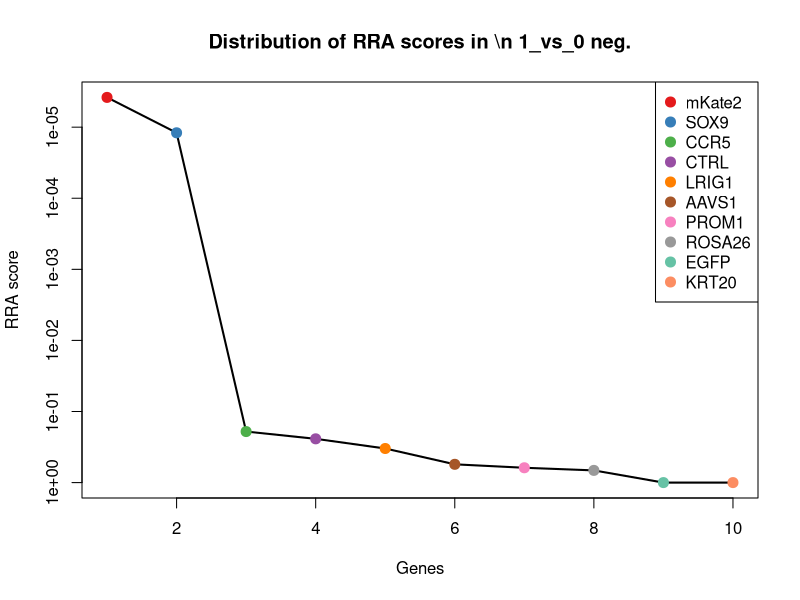
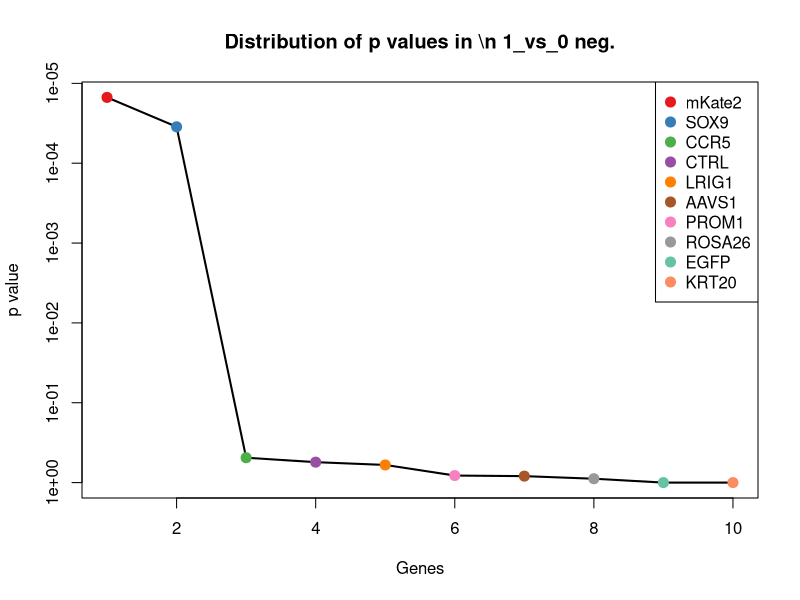
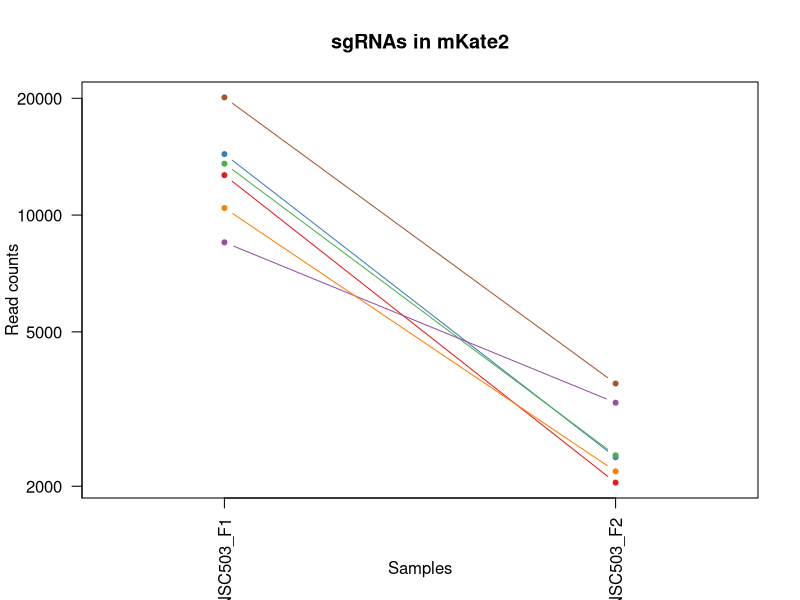
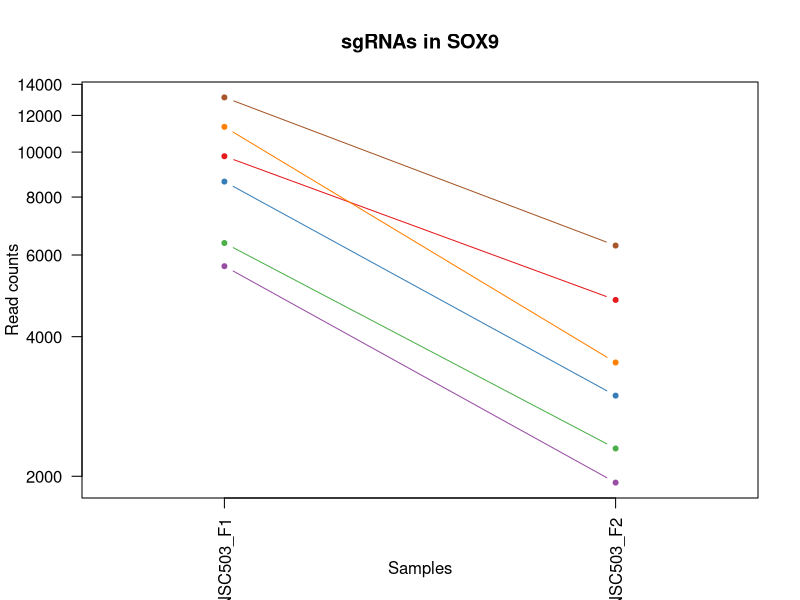
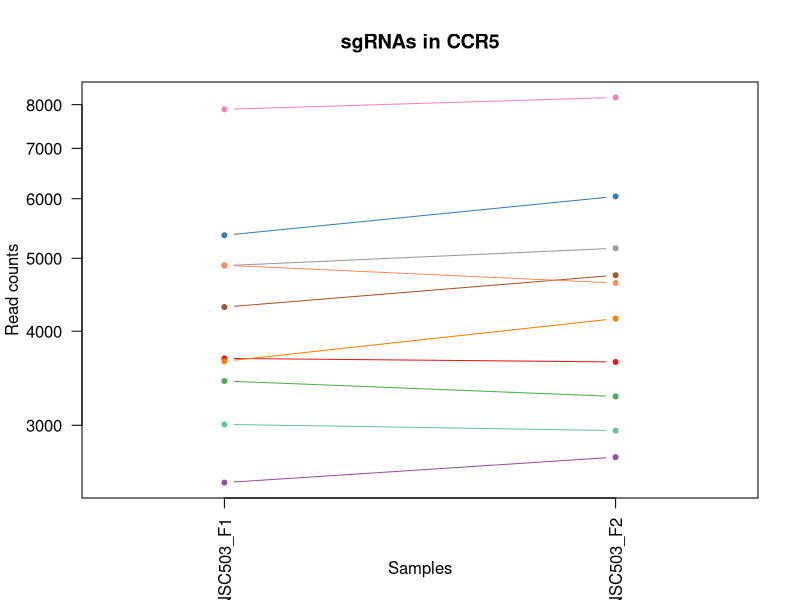
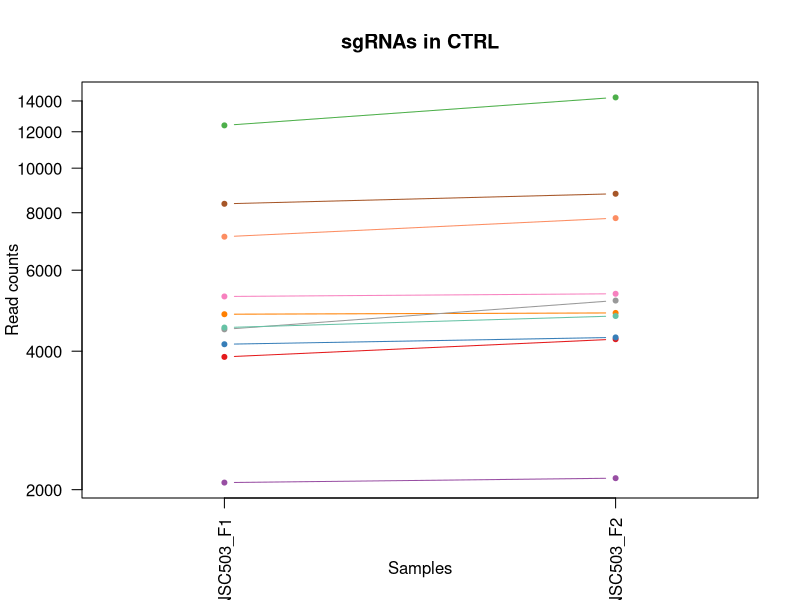
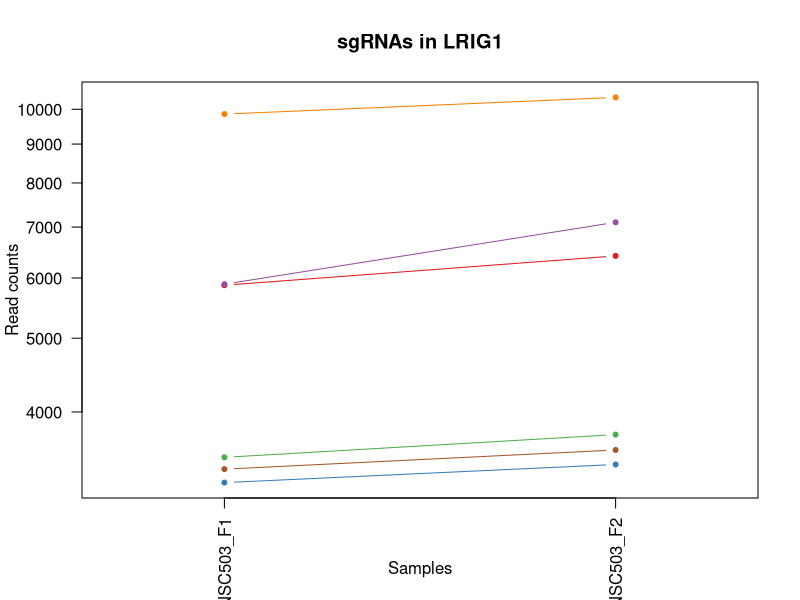
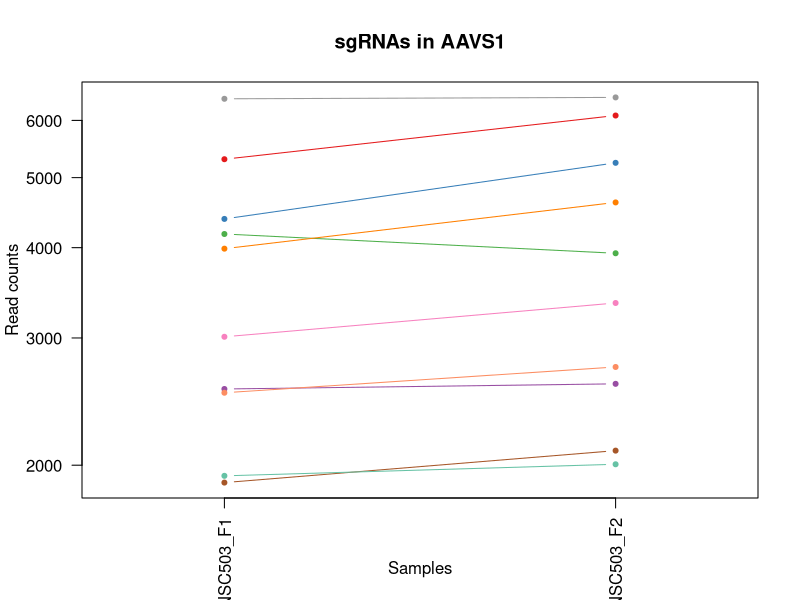

Recreate these plots in R, in order. (Note: this script raises an error after producing the figures.)
pdf(file='S3A_c0_t1.pdf',width=4.5,height=4.5);
gstable=read.table('S3A_c0_t1.gene_summary.txt',header=T)
# 
#
# parameters
# Do not modify the variables beginning with "__"

# gstablename='__GENE_SUMMARY_FILE__'
startindex=3
# outputfile='__OUTPUT_FILE__'
targetgenelist=c("mKate2","SOX9","CCR5","CTRL","LRIG1","AAVS1","PROM1","ROSA26","EGFP","KRT20")
# samplelabel=sub('.\\w+.\\w+$','',colnames(gstable)[startindex]);
samplelabel='1_vs_0 neg.'


# You need to write some codes in front of this code:
# gstable=read.table(gstablename,header=T)
# pdf(file=outputfile,width=6,height=6)


# set up color using RColorBrewer
#library(RColorBrewer)
#colors <- brewer.pal(length(targetgenelist), "Set1")

colors=c( "#E41A1C", "#377EB8", "#4DAF4A", "#984EA3", "#FF7F00",  "#A65628", "#F781BF",
          "#999999", "#66C2A5", "#FC8D62", "#8DA0CB", "#E78AC3", "#A6D854", "#FFD92F", "#E5C494", "#B3B3B3", 
          "#8DD3C7", "#FFFFB3", "#BEBADA", "#FB8072", "#80B1D3", "#FDB462", "#B3DE69", "#FCCDE5",
          "#D9D9D9", "#BC80BD", "#CCEBC5", "#FFED6F")

######
# function definition

plotrankedvalues<-function(val, tglist, ...){
  
  plot(val,log='y',ylim=c(max(val),min(val)),type='l',lwd=2, ...)
  if(length(tglist)>0){
    for(i in 1:length(tglist)){
      targetgene=tglist[i];
      tx=which(names(val)==targetgene);ty=val[targetgene];
      points(tx,ty,col=colors[(i %% length(colors)) ],cex=2,pch=20)
      # text(tx+50,ty,targetgene,col=colors[i])
    }
    legend('topright',tglist,pch=20,pt.cex = 2,cex=1,col=colors)
  }
}



plotrandvalues<-function(val,targetgenelist, ...){
  # choose the one with the best distance distribution
  
  mindiffvalue=0;
  randval=val;
  for(i in 1:20){
    randval0=sample(val)
    vindex=sort(which(names(randval0) %in% targetgenelist))
    if(max(vindex)>0.9*length(val)){
      # print('pass...')
      next;
    }
    mindiffind=min(diff(vindex));
    if (mindiffind > mindiffvalue){
      mindiffvalue=mindiffind;
      randval=randval0;
      # print(paste('Diff: ',mindiffvalue))
    }
  }
  plot(randval,log='y',ylim=c(max(randval),min(randval)),pch=20,col='grey', ...)
  
  if(length(targetgenelist)>0){
    for(i in 1:length(targetgenelist)){
      targetgene=targetgenelist[i];
      tx=which(names(randval)==targetgene);ty=randval[targetgene];
      points(tx,ty,col=colors[(i %% length(colors)) ],cex=2,pch=20)
      text(tx+50,ty,targetgene,col=colors[i])
    }
  }
  
}




# set.seed(1235)



pvec=gstable[,startindex]
names(pvec)=gstable[,'id']
pvec=sort(pvec);

plotrankedvalues(pvec,targetgenelist,xlab='Genes',ylab='RRA score',main=paste('Distribution of RRA scores in \\n',samplelabel))

# plotrandvalues(pvec,targetgenelist,xlab='Genes',ylab='RRA score',main=paste('Distribution of RRA scores in \\n',samplelabel))


pvec=gstable[,startindex+1]
names(pvec)=gstable[,'id']
pvec=sort(pvec);

plotrankedvalues(pvec,targetgenelist,xlab='Genes',ylab='p value',main=paste('Distribution of p values in \\n',samplelabel))

# plotrandvalues(pvec,targetgenelist,xlab='Genes',ylab='p value',main=paste('Distribution of p values in \\n',samplelabel))



# you need to write after this code:
# dev.off()






# parameters
# Do not modify the variables beginning with "__"
targetmat=list(c(12674.525186254374,2043.0724278338128),c(14358.901450216903,2375.536031999497),c(13569.248526468553,2402.467441275488),c(8505.287732883458,3282.8459238147857),c(10427.968034191168,2184.230159211422),c(20104.195150575266,3678.4590393862422))
targetgene="mKate2"
collabel=c("S17_MNSC503_F1","S18_MNSC503_F2")

# set up color using RColorBrewer
#library(RColorBrewer)
#colors <- brewer.pal(length(targetgenelist), "Set1")

colors=c( "#E41A1C", "#377EB8", "#4DAF4A", "#984EA3", "#FF7F00",  "#A65628", "#F781BF",
          "#999999", "#66C2A5", "#FC8D62", "#8DA0CB", "#E78AC3", "#A6D854", "#FFD92F", "#E5C494", "#B3B3B3", 
          "#8DD3C7", "#FFFFB3", "#BEBADA", "#FB8072", "#80B1D3", "#FDB462", "#B3DE69", "#FCCDE5",
          "#D9D9D9", "#BC80BD", "#CCEBC5", "#FFED6F")


## code

targetmatvec=unlist(targetmat)+1
yrange=range(targetmatvec[targetmatvec>0]);
# yrange[1]=1; # set the minimum value to 1
for(i in 1:length(targetmat)){
  vali=targetmat[[i]]+1;
  if(i==1){
    plot(1:length(vali),vali,type='b',las=1,pch=20,main=paste('sgRNAs in',targetgene),ylab='Read counts',xlab='Samples',xlim=c(0.7,length(vali)+0.3),ylim = yrange,col=colors[(i %% length(colors))],xaxt='n',log='y')
    axis(1,at=1:length(vali),labels=(collabel),las=2)
    # lines(0:100,rep(1,101),col='black');
  }else{
    lines(1:length(vali),vali,type='b',pch=20,col=colors[(i %% length(colors))])
  }
}




# parameters
# Do not modify the variables beginning with "__"
targetmat=list(c(9796.462335226439,4799.362866838702),c(8637.438153593059,2983.8144139227456),c(6367.050597795334,2294.741804171523),c(5674.885689324558,1937.2041293006062),c(11334.606576272607,3517.799253015674),c(13119.720456021962,6287.091062015869))
targetgene="SOX9"
collabel=c("S17_MNSC503_F1","S18_MNSC503_F2")

# set up color using RColorBrewer
#library(RColorBrewer)
#colors <- brewer.pal(length(targetgenelist), "Set1")

colors=c( "#E41A1C", "#377EB8", "#4DAF4A", "#984EA3", "#FF7F00",  "#A65628", "#F781BF",
          "#999999", "#66C2A5", "#FC8D62", "#8DA0CB", "#E78AC3", "#A6D854", "#FFD92F", "#E5C494", "#B3B3B3", 
          "#8DD3C7", "#FFFFB3", "#BEBADA", "#FB8072", "#80B1D3", "#FDB462", "#B3DE69", "#FCCDE5",
          "#D9D9D9", "#BC80BD", "#CCEBC5", "#FFED6F")


## code

targetmatvec=unlist(targetmat)+1
yrange=range(targetmatvec[targetmatvec>0]);
# yrange[1]=1; # set the minimum value to 1
for(i in 1:length(targetmat)){
  vali=targetmat[[i]]+1;
  if(i==1){
    plot(1:length(vali),vali,type='b',las=1,pch=20,main=paste('sgRNAs in',targetgene),ylab='Read counts',xlab='Samples',xlim=c(0.7,length(vali)+0.3),ylim = yrange,col=colors[(i %% length(colors))],xaxt='n',log='y')
    axis(1,at=1:length(vali),labels=(collabel),las=2)
    # lines(0:100,rep(1,101),col='black');
  }else{
    lines(1:length(vali),vali,type='b',pch=20,col=colors[(i %% length(colors))])
  }
}




# parameters
# Do not modify the variables beginning with "__"
targetmat=list(c(3679.630976643544,3640.383598685703),c(5364.007240606073,6040.993701390433),c(3433.744538110107,3275.416569531754),c(2516.2739943311603,2720.0723368751082),c(3648.21817172077,4156.72372135643),c(4305.720674759519,4746.428717572099),c(7885.697235785988,8178.7903963329045),c(4887.399165915711,5155.043203138862),c(3006.963671228283,2950.3823196491016),c(4893.898366934216,4634.988403326618))
targetgene="CCR5"
collabel=c("S17_MNSC503_F1","S18_MNSC503_F2")

# set up color using RColorBrewer
#library(RColorBrewer)
#colors <- brewer.pal(length(targetgenelist), "Set1")

colors=c( "#E41A1C", "#377EB8", "#4DAF4A", "#984EA3", "#FF7F00",  "#A65628", "#F781BF",
          "#999999", "#66C2A5", "#FC8D62", "#8DA0CB", "#E78AC3", "#A6D854", "#FFD92F", "#E5C494", "#B3B3B3", 
          "#8DD3C7", "#FFFFB3", "#BEBADA", "#FB8072", "#80B1D3", "#FDB462", "#B3DE69", "#FCCDE5",
          "#D9D9D9", "#BC80BD", "#CCEBC5", "#FFED6F")


## code

targetmatvec=unlist(targetmat)+1
yrange=range(targetmatvec[targetmatvec>0]);
# yrange[1]=1; # set the minimum value to 1
for(i in 1:length(targetmat)){
  vali=targetmat[[i]]+1;
  if(i==1){
    plot(1:length(vali),vali,type='b',las=1,pch=20,main=paste('sgRNAs in',targetgene),ylab='Read counts',xlab='Samples',xlim=c(0.7,length(vali)+0.3),ylim = yrange,col=colors[(i %% length(colors))],xaxt='n',log='y')
    axis(1,at=1:length(vali),labels=(collabel),las=2)
    # lines(0:100,rep(1,101),col='black');
  }else{
    lines(1:length(vali),vali,type='b',pch=20,col=colors[(i %% length(colors))])
  }
}




# parameters
# Do not modify the variables beginning with "__"
targetmat=list(c(3886.522209065951,4246.804642038193),c(4141.074248957394,4284.880082738733),c(12388.560341440156,14250.430184140845),c(2071.0787245635725,2117.3659706641333),c(4812.658354202904,4843.938992536894),c(8365.554910985602,8796.355471109944),c(5260.0200243099935,5331.490367360872),c(4461.7014992036375,5153.185864568103),c(4501.779905484418,4769.645449706574),c(7094.961111867887,7785.963288617585))
targetgene="CTRL"
collabel=c("S17_MNSC503_F1","S18_MNSC503_F2")

# set up color using RColorBrewer
#library(RColorBrewer)
#colors <- brewer.pal(length(targetgenelist), "Set1")

colors=c( "#E41A1C", "#377EB8", "#4DAF4A", "#984EA3", "#FF7F00",  "#A65628", "#F781BF",
          "#999999", "#66C2A5", "#FC8D62", "#8DA0CB", "#E78AC3", "#A6D854", "#FFD92F", "#E5C494", "#B3B3B3", 
          "#8DD3C7", "#FFFFB3", "#BEBADA", "#FB8072", "#80B1D3", "#FDB462", "#B3DE69", "#FCCDE5",
          "#D9D9D9", "#BC80BD", "#CCEBC5", "#FFED6F")


## code

targetmatvec=unlist(targetmat)+1
yrange=range(targetmatvec[targetmatvec>0]);
# yrange[1]=1; # set the minimum value to 1
for(i in 1:length(targetmat)){
  vali=targetmat[[i]]+1;
  if(i==1){
    plot(1:length(vali),vali,type='b',las=1,pch=20,main=paste('sgRNAs in',targetgene),ylab='Read counts',xlab='Samples',xlim=c(0.7,length(vali)+0.3),ylim = yrange,col=colors[(i %% length(colors))],xaxt='n',log='y')
    axis(1,at=1:length(vali),labels=(collabel),las=2)
    # lines(0:100,rep(1,101),col='black');
  }else{
    lines(1:length(vali),vali,type='b',pch=20,col=colors[(i %% length(colors))])
  }
}




# parameters
# Do not modify the variables beginning with "__"
targetmat=list(c(5869.8617198797065,6414.318754112794),c(3229.0197060272017,3411.0022851970884),c(3485.7381462581466,3734.1791965089824),c(5888.276122765471,7100.605356007879),c(9853.871944223232,10363.949224829705),c(3363.336527076304,3564.2327172846244))
targetgene="LRIG1"
collabel=c("S17_MNSC503_F1","S18_MNSC503_F2")

# set up color using RColorBrewer
#library(RColorBrewer)
#colors <- brewer.pal(length(targetgenelist), "Set1")

colors=c( "#E41A1C", "#377EB8", "#4DAF4A", "#984EA3", "#FF7F00",  "#A65628", "#F781BF",
          "#999999", "#66C2A5", "#FC8D62", "#8DA0CB", "#E78AC3", "#A6D854", "#FFD92F", "#E5C494", "#B3B3B3", 
          "#8DD3C7", "#FFFFB3", "#BEBADA", "#FB8072", "#80B1D3", "#FDB462", "#B3DE69", "#FCCDE5",
          "#D9D9D9", "#BC80BD", "#CCEBC5", "#FFED6F")


## code

targetmatvec=unlist(targetmat)+1
yrange=range(targetmatvec[targetmatvec>0]);
# yrange[1]=1; # set the minimum value to 1
for(i in 1:length(targetmat)){
  vali=targetmat[[i]]+1;
  if(i==1){
    plot(1:length(vali),vali,type='b',las=1,pch=20,main=paste('sgRNAs in',targetgene),ylab='Read counts',xlab='Samples',xlim=c(0.7,length(vali)+0.3),ylim = yrange,col=colors[(i %% length(colors))],xaxt='n',log='y')
    axis(1,at=1:length(vali),labels=(collabel),las=2)
    # lines(0:100,rep(1,101),col='black');
  }else{
    lines(1:length(vali),vali,type='b',pch=20,col=colors[(i %% length(colors))])
  }
}




# parameters
# Do not modify the variables beginning with "__"
targetmat=list(c(5301.181630760525,6092.999181371657),c(4382.627886811828,5240.48077739373),c(4176.819854559171,3928.2710771531947),c(2548.769999423685,2590.987306207426),c(3986.1766246830266,4619.201025475175),c(1891.267496384936,2094.1492385296583),c(3010.2132717375357,3352.496120218211),c(6426.6266071316295,6455.1802026694695),c(1932.4291028354673,2004.9969871332737),c(2518.440394670662,2734.002376155793))
targetgene="AAVS1"
collabel=c("S17_MNSC503_F1","S18_MNSC503_F2")

# set up color using RColorBrewer
#library(RColorBrewer)
#colors <- brewer.pal(length(targetgenelist), "Set1")

colors=c( "#E41A1C", "#377EB8", "#4DAF4A", "#984EA3", "#FF7F00",  "#A65628", "#F781BF",
          "#999999", "#66C2A5", "#FC8D62", "#8DA0CB", "#E78AC3", "#A6D854", "#FFD92F", "#E5C494", "#B3B3B3", 
          "#8DD3C7", "#FFFFB3", "#BEBADA", "#FB8072", "#80B1D3", "#FDB462", "#B3DE69", "#FCCDE5",
          "#D9D9D9", "#BC80BD", "#CCEBC5", "#FFED6F")


## code

targetmatvec=unlist(targetmat)+1
yrange=range(targetmatvec[targetmatvec>0]);
# yrange[1]=1; # set the minimum value to 1
for(i in 1:length(targetmat)){
  vali=targetmat[[i]]+1;
  if(i==1){
    plot(1:length(vali),vali,type='b',las=1,pch=20,main=paste('sgRNAs in',targetgene),ylab='Read counts',xlab='Samples',xlim=c(0.7,length(vali)+0.3),ylim = yrange,col=colors[(i %% length(colors))],xaxt='n',log='y')
    axis(1,at=1:length(vali),labels=(collabel),las=2)
    # lines(0:100,rep(1,101),col='black');
  }else{
    lines(1:length(vali),vali,type='b',pch=20,col=colors[(i %% length(colors))])
  }
}




# parameters
# Do not modify the variables beginning with "__"
targetmat=list(c(4693.506335530314,5027.8155110419375),c(7462.165969413416,7430.282952317426),c(4397.792689188339,5153.185864568103),c(7904.111638671751,8502.895976930178),c(4357.714282907558,4836.509638253862),c(10916.491310748788,11881.394837139002))
targetgene="PROM1"
collabel=c("S17_MNSC503_F1","S18_MNSC503_F2")

# set up color using RColorBrewer
#library(RColorBrewer)
#colors <- brewer.pal(length(targetgenelist), "Set1")

colors=c( "#E41A1C", "#377EB8", "#4DAF4A", "#984EA3", "#FF7F00",  "#A65628", "#F781BF",
          "#999999", "#66C2A5", "#FC8D62", "#8DA0CB", "#E78AC3", "#A6D854", "#FFD92F", "#E5C494", "#B3B3B3", 
          "#8DD3C7", "#FFFFB3", "#BEBADA", "#FB8072", "#80B1D3", "#FDB462", "#B3DE69", "#FCCDE5",
          "#D9D9D9", "#BC80BD", "#CCEBC5", "#FFED6F")


## code

targetmatvec=unlist(targetmat)+1
yrange=range(targetmatvec[targetmatvec>0]);
# yrange[1]=1; # set the minimum value to 1
for(i in 1:length(targetmat)){
  vali=targetmat[[i]]+1;
  if(i==1){
    plot(1:length(vali),vali,type='b',las=1,pch=20,main=paste('sgRNAs in',targetgene),ylab='Read counts',xlab='Samples',xlim=c(0.7,length(vali)+0.3),ylim = yrange,col=colors[(i %% length(colors))],xaxt='n',log='y')
    axis(1,at=1:length(vali),labels=(collabel),las=2)
    # lines(0:100,rep(1,101),col='black');
  }else{
    lines(1:length(vali),vali,type='b',pch=20,col=colors[(i %% length(colors))])
  }
}




# parameters
# Do not modify the variables beginning with "__"
targetmat=list(c(13616.909333937589,15443.770215852866),c(5472.327257581155,6607.481965471627),c(7362.51155379634,8181.576404189042),c(5191.778413615692,6078.140472805593),c(4576.520717197225,4998.098093909809),c(6828.493870109185,7703.311722218853),c(6495.951417995682,6102.2858742254475),c(3917.9350139887247,4394.463058413456),c(1899.9330977429427,1962.2782000058394),c(5034.714389001822,4911.7318503695615))
targetgene="ROSA26"
collabel=c("S17_MNSC503_F1","S18_MNSC503_F2")

# set up color using RColorBrewer
#library(RColorBrewer)
#colors <- brewer.pal(length(targetgenelist), "Set1")

colors=c( "#E41A1C", "#377EB8", "#4DAF4A", "#984EA3", "#FF7F00",  "#A65628", "#F781BF",
          "#999999", "#66C2A5", "#FC8D62", "#8DA0CB", "#E78AC3", "#A6D854", "#FFD92F", "#E5C494", "#B3B3B3", 
          "#8DD3C7", "#FFFFB3", "#BEBADA", "#FB8072", "#80B1D3", "#FDB462", "#B3DE69", "#FCCDE5",
          "#D9D9D9", "#BC80BD", "#CCEBC5", "#FFED6F")


## code

targetmatvec=unlist(targetmat)+1
yrange=range(targetmatvec[targetmatvec>0]);
# yrange[1]=1; # set the minimum value to 1
for(i in 1:length(targetmat)){
  vali=targetmat[[i]]+1;
  if(i==1){
    plot(1:length(vali),vali,type='b',las=1,pch=20,main=paste('sgRNAs in',targetgene),ylab='Read counts',xlab='Samples',xlim=c(0.7,length(vali)+0.3),ylim = yrange,col=colors[(i %% length(colors))],xaxt='n',log='y')
    axis(1,at=1:length(vali),labels=(collabel),las=2)
    # lines(0:100,rep(1,101),col='black');
  }else{
    lines(1:length(vali),vali,type='b',pch=20,col=colors[(i %% length(colors))])
  }
}




# parameters
# Do not modify the variables beginning with "__"
targetmat=list(c(241.55363785443342,7752.531194343941),c(419.19846569356827,9974.836794255902),c(420.2816658633191,5707.60142793937),c(243.72003819393504,5164.3298959926515),c(380.2032595825387,9050.810855303791),c(2587.765205534715,9292.264869502333))
targetgene="EGFP"
collabel=c("S17_MNSC503_F1","S18_MNSC503_F2")

# set up color using RColorBrewer
#library(RColorBrewer)
#colors <- brewer.pal(length(targetgenelist), "Set1")

colors=c( "#E41A1C", "#377EB8", "#4DAF4A", "#984EA3", "#FF7F00",  "#A65628", "#F781BF",
          "#999999", "#66C2A5", "#FC8D62", "#8DA0CB", "#E78AC3", "#A6D854", "#FFD92F", "#E5C494", "#B3B3B3", 
          "#8DD3C7", "#FFFFB3", "#BEBADA", "#FB8072", "#80B1D3", "#FDB462", "#B3DE69", "#FCCDE5",
          "#D9D9D9", "#BC80BD", "#CCEBC5", "#FFED6F")


## code

targetmatvec=unlist(targetmat)+1
yrange=range(targetmatvec[targetmatvec>0]);
# yrange[1]=1; # set the minimum value to 1
for(i in 1:length(targetmat)){
  vali=targetmat[[i]]+1;
  if(i==1){
    plot(1:length(vali),vali,type='b',las=1,pch=20,main=paste('sgRNAs in',targetgene),ylab='Read counts',xlab='Samples',xlim=c(0.7,length(vali)+0.3),ylim = yrange,col=colors[(i %% length(colors))],xaxt='n',log='y')
    axis(1,at=1:length(vali),labels=(collabel),las=2)
    # lines(0:100,rep(1,101),col='black');
  }else{
    lines(1:length(vali),vali,type='b',pch=20,col=colors[(i %% length(colors))])
  }
}




# parameters
# Do not modify the variables beginning with "__"
targetmat=list(c(876.3089373284154,5645.380585818976),c(1426.5746235618333,8408.17170982152),c(837.3137312173858,6661.344784023609),c(539.4336845359096,3200.194357416054),c(1489.400233407381,10258.080926296498),c(865.4769356309072,4598.770301196837))
targetgene="KRT20"
collabel=c("S17_MNSC503_F1","S18_MNSC503_F2")

# set up color using RColorBrewer
#library(RColorBrewer)
#colors <- brewer.pal(length(targetgenelist), "Set1")

colors=c( "#E41A1C", "#377EB8", "#4DAF4A", "#984EA3", "#FF7F00",  "#A65628", "#F781BF",
          "#999999", "#66C2A5", "#FC8D62", "#8DA0CB", "#E78AC3", "#A6D854", "#FFD92F", "#E5C494", "#B3B3B3", 
          "#8DD3C7", "#FFFFB3", "#BEBADA", "#FB8072", "#80B1D3", "#FDB462", "#B3DE69", "#FCCDE5",
          "#D9D9D9", "#BC80BD", "#CCEBC5", "#FFED6F")


## code

targetmatvec=unlist(targetmat)+1
yrange=range(targetmatvec[targetmatvec>0]);
# yrange[1]=1; # set the minimum value to 1
for(i in 1:length(targetmat)){
  vali=targetmat[[i]]+1;
  if(i==1){
    plot(1:length(vali),vali,type='b',las=1,pch=20,main=paste('sgRNAs in',targetgene),ylab='Read counts',xlab='Samples',xlim=c(0.7,length(vali)+0.3),ylim = yrange,col=colors[(i %% length(colors))],xaxt='n',log='y')
    axis(1,at=1:length(vali),labels=(collabel),las=2)
    # lines(0:100,rep(1,101),col='black');
  }else{
    lines(1:length(vali),vali,type='b',pch=20,col=colors[(i %% length(colors))])
  }
}



# 
#
# parameters
# Do not modify the variables beginning with "__"

# gstablename='__GENE_SUMMARY_FILE__'
startindex=9
# outputfile='__OUTPUT_FILE__'
targetgenelist=c("EGFP","KRT20","LRIG1","PROM1","ROSA26","AAVS1","CTRL","CCR5","SOX9","mKate2")
# samplelabel=sub('.\\w+.\\w+$','',colnames(gstable)[startindex]);
samplelabel='1_vs_0 pos.'


# You need to write some codes in front of this code:
# gstable=read.table(gstablename,header=T)
# pdf(file=outputfile,width=6,height=6)


# set up color using RColorBrewer
#library(RColorBrewer)
#colors <- brewer.pal(length(targetgenelist), "Set1")

colors=c( "#E41A1C", "#377EB8", "#4DAF4A", "#984EA3", "#FF7F00",  "#A65628", "#F781BF",
          "#999999", "#66C2A5", "#FC8D62", "#8DA0CB", "#E78AC3", "#A6D854", "#FFD92F", "#E5C494", "#B3B3B3", 
          "#8DD3C7", "#FFFFB3", "#BEBADA", "#FB8072", "#80B1D3", "#FDB462", "#B3DE69", "#FCCDE5",
          "#D9D9D9", "#BC80BD", "#CCEBC5", "#FFED6F")

######
# function definition

plotrankedvalues<-function(val, tglist, ...){
  
  plot(val,log='y',ylim=c(max(val),min(val)),type='l',lwd=2, ...)
  if(length(tglist)>0){
    for(i in 1:length(tglist)){
      targetgene=tglist[i];
      tx=which(names(val)==targetgene);ty=val[targetgene];
      points(tx,ty,col=colors[(i %% length(colors)) ],cex=2,pch=20)
      # text(tx+50,ty,targetgene,col=colors[i])
    }
    legend('topright',tglist,pch=20,pt.cex = 2,cex=1,col=colors)
  }
}



plotrandvalues<-function(val,targetgenelist, ...){
  # choose the one with the best distance distribution
  
  mindiffvalue=0;
  randval=val;
  for(i in 1:20){
    randval0=sample(val)
    vindex=sort(which(names(randval0) %in% targetgenelist))
    if(max(vindex)>0.9*length(val)){
      # print('pass...')
      next;
    }
    mindiffind=min(diff(vindex));
    if (mindiffind > mindiffvalue){
      mindiffvalue=mindiffind;
      randval=randval0;
      # print(paste('Diff: ',mindiffvalue))
    }
  }
  plot(randval,log='y',ylim=c(max(randval),min(randval)),pch=20,col='grey', ...)
  
  if(length(targetgenelist)>0){
    for(i in 1:length(targetgenelist)){
      targetgene=targetgenelist[i];
      tx=which(names(randval)==targetgene);ty=randval[targetgene];
      points(tx,ty,col=colors[(i %% length(colors)) ],cex=2,pch=20)
      text(tx+50,ty,targetgene,col=colors[i])
    }
  }
  
}




# set.seed(1235)



pvec=gstable[,startindex]
names(pvec)=gstable[,'id']
pvec=sort(pvec);

plotrankedvalues(pvec,targetgenelist,xlab='Genes',ylab='RRA score',main=paste('Distribution of RRA scores in \\n',samplelabel))

# plotrandvalues(pvec,targetgenelist,xlab='Genes',ylab='RRA score',main=paste('Distribution of RRA scores in \\n',samplelabel))


pvec=gstable[,startindex+1]
names(pvec)=gstable[,'id']
pvec=sort(pvec);

plotrankedvalues(pvec,targetgenelist,xlab='Genes',ylab='p value',main=paste('Distribution of p values in \\n',samplelabel))

# plotrandvalues(pvec,targetgenelist,xlab='Genes',ylab='p value',main=paste('Distribution of p values in \\n',samplelabel))



# you need to write after this code:
# dev.off()






# parameters
# Do not modify the variables beginning with "__"
targetmat=list(c(241.55363785443342,7752.531194343941),c(419.19846569356827,9974.836794255902),c(420.2816658633191,5707.60142793937),c(243.72003819393504,5164.3298959926515),c(380.2032595825387,9050.810855303791),c(2587.765205534715,9292.264869502333))
targetgene="EGFP"
collabel=c("S17_MNSC503_F1","S18_MNSC503_F2")

# set up color using RColorBrewer
#library(RColorBrewer)
#colors <- brewer.pal(length(targetgenelist), "Set1")

colors=c( "#E41A1C", "#377EB8", "#4DAF4A", "#984EA3", "#FF7F00",  "#A65628", "#F781BF",
          "#999999", "#66C2A5", "#FC8D62", "#8DA0CB", "#E78AC3", "#A6D854", "#FFD92F", "#E5C494", "#B3B3B3", 
          "#8DD3C7", "#FFFFB3", "#BEBADA", "#FB8072", "#80B1D3", "#FDB462", "#B3DE69", "#FCCDE5",
          "#D9D9D9", "#BC80BD", "#CCEBC5", "#FFED6F")


## code

targetmatvec=unlist(targetmat)+1
yrange=range(targetmatvec[targetmatvec>0]);
# yrange[1]=1; # set the minimum value to 1
for(i in 1:length(targetmat)){
  vali=targetmat[[i]]+1;
  if(i==1){
    plot(1:length(vali),vali,type='b',las=1,pch=20,main=paste('sgRNAs in',targetgene),ylab='Read counts',xlab='Samples',xlim=c(0.7,length(vali)+0.3),ylim = yrange,col=colors[(i %% length(colors))],xaxt='n',log='y')
    axis(1,at=1:length(vali),labels=(collabel),las=2)
    # lines(0:100,rep(1,101),col='black');
  }else{
    lines(1:length(vali),vali,type='b',pch=20,col=colors[(i %% length(colors))])
  }
}




# parameters
# Do not modify the variables beginning with "__"
targetmat=list(c(876.3089373284154,5645.380585818976),c(1426.5746235618333,8408.17170982152),c(837.3137312173858,6661.344784023609),c(539.4336845359096,3200.194357416054),c(1489.400233407381,10258.080926296498),c(865.4769356309072,4598.770301196837))
targetgene="KRT20"
collabel=c("S17_MNSC503_F1","S18_MNSC503_F2")

# set up color using RColorBrewer
#library(RColorBrewer)
#colors <- brewer.pal(length(targetgenelist), "Set1")

colors=c( "#E41A1C", "#377EB8", "#4DAF4A", "#984EA3", "#FF7F00",  "#A65628", "#F781BF",
          "#999999", "#66C2A5", "#FC8D62", "#8DA0CB", "#E78AC3", "#A6D854", "#FFD92F", "#E5C494", "#B3B3B3", 
          "#8DD3C7", "#FFFFB3", "#BEBADA", "#FB8072", "#80B1D3", "#FDB462", "#B3DE69", "#FCCDE5",
          "#D9D9D9", "#BC80BD", "#CCEBC5", "#FFED6F")


## code

targetmatvec=unlist(targetmat)+1
yrange=range(targetmatvec[targetmatvec>0]);
# yrange[1]=1; # set the minimum value to 1
for(i in 1:length(targetmat)){
  vali=targetmat[[i]]+1;
  if(i==1){
    plot(1:length(vali),vali,type='b',las=1,pch=20,main=paste('sgRNAs in',targetgene),ylab='Read counts',xlab='Samples',xlim=c(0.7,length(vali)+0.3),ylim = yrange,col=colors[(i %% length(colors))],xaxt='n',log='y')
    axis(1,at=1:length(vali),labels=(collabel),las=2)
    # lines(0:100,rep(1,101),col='black');
  }else{
    lines(1:length(vali),vali,type='b',pch=20,col=colors[(i %% length(colors))])
  }
}




# parameters
# Do not modify the variables beginning with "__"
targetmat=list(c(5869.8617198797065,6414.318754112794),c(3229.0197060272017,3411.0022851970884),c(3485.7381462581466,3734.1791965089824),c(5888.276122765471,7100.605356007879),c(9853.871944223232,10363.949224829705),c(3363.336527076304,3564.2327172846244))
targetgene="LRIG1"
collabel=c("S17_MNSC503_F1","S18_MNSC503_F2")

# set up color using RColorBrewer
#library(RColorBrewer)
#colors <- brewer.pal(length(targetgenelist), "Set1")

colors=c( "#E41A1C", "#377EB8", "#4DAF4A", "#984EA3", "#FF7F00",  "#A65628", "#F781BF",
          "#999999", "#66C2A5", "#FC8D62", "#8DA0CB", "#E78AC3", "#A6D854", "#FFD92F", "#E5C494", "#B3B3B3", 
          "#8DD3C7", "#FFFFB3", "#BEBADA", "#FB8072", "#80B1D3", "#FDB462", "#B3DE69", "#FCCDE5",
          "#D9D9D9", "#BC80BD", "#CCEBC5", "#FFED6F")


## code

targetmatvec=unlist(targetmat)+1
yrange=range(targetmatvec[targetmatvec>0]);
# yrange[1]=1; # set the minimum value to 1
for(i in 1:length(targetmat)){
  vali=targetmat[[i]]+1;
  if(i==1){
    plot(1:length(vali),vali,type='b',las=1,pch=20,main=paste('sgRNAs in',targetgene),ylab='Read counts',xlab='Samples',xlim=c(0.7,length(vali)+0.3),ylim = yrange,col=colors[(i %% length(colors))],xaxt='n',log='y')
    axis(1,at=1:length(vali),labels=(collabel),las=2)
    # lines(0:100,rep(1,101),col='black');
  }else{
    lines(1:length(vali),vali,type='b',pch=20,col=colors[(i %% length(colors))])
  }
}




# parameters
# Do not modify the variables beginning with "__"
targetmat=list(c(4693.506335530314,5027.8155110419375),c(7462.165969413416,7430.282952317426),c(4397.792689188339,5153.185864568103),c(7904.111638671751,8502.895976930178),c(4357.714282907558,4836.509638253862),c(10916.491310748788,11881.394837139002))
targetgene="PROM1"
collabel=c("S17_MNSC503_F1","S18_MNSC503_F2")

# set up color using RColorBrewer
#library(RColorBrewer)
#colors <- brewer.pal(length(targetgenelist), "Set1")

colors=c( "#E41A1C", "#377EB8", "#4DAF4A", "#984EA3", "#FF7F00",  "#A65628", "#F781BF",
          "#999999", "#66C2A5", "#FC8D62", "#8DA0CB", "#E78AC3", "#A6D854", "#FFD92F", "#E5C494", "#B3B3B3", 
          "#8DD3C7", "#FFFFB3", "#BEBADA", "#FB8072", "#80B1D3", "#FDB462", "#B3DE69", "#FCCDE5",
          "#D9D9D9", "#BC80BD", "#CCEBC5", "#FFED6F")


## code

targetmatvec=unlist(targetmat)+1
yrange=range(targetmatvec[targetmatvec>0]);
# yrange[1]=1; # set the minimum value to 1
for(i in 1:length(targetmat)){
  vali=targetmat[[i]]+1;
  if(i==1){
    plot(1:length(vali),vali,type='b',las=1,pch=20,main=paste('sgRNAs in',targetgene),ylab='Read counts',xlab='Samples',xlim=c(0.7,length(vali)+0.3),ylim = yrange,col=colors[(i %% length(colors))],xaxt='n',log='y')
    axis(1,at=1:length(vali),labels=(collabel),las=2)
    # lines(0:100,rep(1,101),col='black');
  }else{
    lines(1:length(vali),vali,type='b',pch=20,col=colors[(i %% length(colors))])
  }
}




# parameters
# Do not modify the variables beginning with "__"
targetmat=list(c(13616.909333937589,15443.770215852866),c(5472.327257581155,6607.481965471627),c(7362.51155379634,8181.576404189042),c(5191.778413615692,6078.140472805593),c(4576.520717197225,4998.098093909809),c(6828.493870109185,7703.311722218853),c(6495.951417995682,6102.2858742254475),c(3917.9350139887247,4394.463058413456),c(1899.9330977429427,1962.2782000058394),c(5034.714389001822,4911.7318503695615))
targetgene="ROSA26"
collabel=c("S17_MNSC503_F1","S18_MNSC503_F2")

# set up color using RColorBrewer
#library(RColorBrewer)
#colors <- brewer.pal(length(targetgenelist), "Set1")

colors=c( "#E41A1C", "#377EB8", "#4DAF4A", "#984EA3", "#FF7F00",  "#A65628", "#F781BF",
          "#999999", "#66C2A5", "#FC8D62", "#8DA0CB", "#E78AC3", "#A6D854", "#FFD92F", "#E5C494", "#B3B3B3", 
          "#8DD3C7", "#FFFFB3", "#BEBADA", "#FB8072", "#80B1D3", "#FDB462", "#B3DE69", "#FCCDE5",
          "#D9D9D9", "#BC80BD", "#CCEBC5", "#FFED6F")


## code

targetmatvec=unlist(targetmat)+1
yrange=range(targetmatvec[targetmatvec>0]);
# yrange[1]=1; # set the minimum value to 1
for(i in 1:length(targetmat)){
  vali=targetmat[[i]]+1;
  if(i==1){
    plot(1:length(vali),vali,type='b',las=1,pch=20,main=paste('sgRNAs in',targetgene),ylab='Read counts',xlab='Samples',xlim=c(0.7,length(vali)+0.3),ylim = yrange,col=colors[(i %% length(colors))],xaxt='n',log='y')
    axis(1,at=1:length(vali),labels=(collabel),las=2)
    # lines(0:100,rep(1,101),col='black');
  }else{
    lines(1:length(vali),vali,type='b',pch=20,col=colors[(i %% length(colors))])
  }
}




# parameters
# Do not modify the variables beginning with "__"
targetmat=list(c(5301.181630760525,6092.999181371657),c(4382.627886811828,5240.48077739373),c(4176.819854559171,3928.2710771531947),c(2548.769999423685,2590.987306207426),c(3986.1766246830266,4619.201025475175),c(1891.267496384936,2094.1492385296583),c(3010.2132717375357,3352.496120218211),c(6426.6266071316295,6455.1802026694695),c(1932.4291028354673,2004.9969871332737),c(2518.440394670662,2734.002376155793))
targetgene="AAVS1"
collabel=c("S17_MNSC503_F1","S18_MNSC503_F2")

# set up color using RColorBrewer
#library(RColorBrewer)
#colors <- brewer.pal(length(targetgenelist), "Set1")

colors=c( "#E41A1C", "#377EB8", "#4DAF4A", "#984EA3", "#FF7F00",  "#A65628", "#F781BF",
          "#999999", "#66C2A5", "#FC8D62", "#8DA0CB", "#E78AC3", "#A6D854", "#FFD92F", "#E5C494", "#B3B3B3", 
          "#8DD3C7", "#FFFFB3", "#BEBADA", "#FB8072", "#80B1D3", "#FDB462", "#B3DE69", "#FCCDE5",
          "#D9D9D9", "#BC80BD", "#CCEBC5", "#FFED6F")


## code

targetmatvec=unlist(targetmat)+1
yrange=range(targetmatvec[targetmatvec>0]);
# yrange[1]=1; # set the minimum value to 1
for(i in 1:length(targetmat)){
  vali=targetmat[[i]]+1;
  if(i==1){
    plot(1:length(vali),vali,type='b',las=1,pch=20,main=paste('sgRNAs in',targetgene),ylab='Read counts',xlab='Samples',xlim=c(0.7,length(vali)+0.3),ylim = yrange,col=colors[(i %% length(colors))],xaxt='n',log='y')
    axis(1,at=1:length(vali),labels=(collabel),las=2)
    # lines(0:100,rep(1,101),col='black');
  }else{
    lines(1:length(vali),vali,type='b',pch=20,col=colors[(i %% length(colors))])
  }
}




# parameters
# Do not modify the variables beginning with "__"
targetmat=list(c(3886.522209065951,4246.804642038193),c(4141.074248957394,4284.880082738733),c(12388.560341440156,14250.430184140845),c(2071.0787245635725,2117.3659706641333),c(4812.658354202904,4843.938992536894),c(8365.554910985602,8796.355471109944),c(5260.0200243099935,5331.490367360872),c(4461.7014992036375,5153.185864568103),c(4501.779905484418,4769.645449706574),c(7094.961111867887,7785.963288617585))
targetgene="CTRL"
collabel=c("S17_MNSC503_F1","S18_MNSC503_F2")

# set up color using RColorBrewer
#library(RColorBrewer)
#colors <- brewer.pal(length(targetgenelist), "Set1")

colors=c( "#E41A1C", "#377EB8", "#4DAF4A", "#984EA3", "#FF7F00",  "#A65628", "#F781BF",
          "#999999", "#66C2A5", "#FC8D62", "#8DA0CB", "#E78AC3", "#A6D854", "#FFD92F", "#E5C494", "#B3B3B3", 
          "#8DD3C7", "#FFFFB3", "#BEBADA", "#FB8072", "#80B1D3", "#FDB462", "#B3DE69", "#FCCDE5",
          "#D9D9D9", "#BC80BD", "#CCEBC5", "#FFED6F")


## code

targetmatvec=unlist(targetmat)+1
yrange=range(targetmatvec[targetmatvec>0]);
# yrange[1]=1; # set the minimum value to 1
for(i in 1:length(targetmat)){
  vali=targetmat[[i]]+1;
  if(i==1){
    plot(1:length(vali),vali,type='b',las=1,pch=20,main=paste('sgRNAs in',targetgene),ylab='Read counts',xlab='Samples',xlim=c(0.7,length(vali)+0.3),ylim = yrange,col=colors[(i %% length(colors))],xaxt='n',log='y')
    axis(1,at=1:length(vali),labels=(collabel),las=2)
    # lines(0:100,rep(1,101),col='black');
  }else{
    lines(1:length(vali),vali,type='b',pch=20,col=colors[(i %% length(colors))])
  }
}




# parameters
# Do not modify the variables beginning with "__"
targetmat=list(c(3679.630976643544,3640.383598685703),c(5364.007240606073,6040.993701390433),c(3433.744538110107,3275.416569531754),c(2516.2739943311603,2720.0723368751082),c(3648.21817172077,4156.72372135643),c(4305.720674759519,4746.428717572099),c(7885.697235785988,8178.7903963329045),c(4887.399165915711,5155.043203138862),c(3006.963671228283,2950.3823196491016),c(4893.898366934216,4634.988403326618))
targetgene="CCR5"
collabel=c("S17_MNSC503_F1","S18_MNSC503_F2")

# set up color using RColorBrewer
#library(RColorBrewer)
#colors <- brewer.pal(length(targetgenelist), "Set1")

colors=c( "#E41A1C", "#377EB8", "#4DAF4A", "#984EA3", "#FF7F00",  "#A65628", "#F781BF",
          "#999999", "#66C2A5", "#FC8D62", "#8DA0CB", "#E78AC3", "#A6D854", "#FFD92F", "#E5C494", "#B3B3B3", 
          "#8DD3C7", "#FFFFB3", "#BEBADA", "#FB8072", "#80B1D3", "#FDB462", "#B3DE69", "#FCCDE5",
          "#D9D9D9", "#BC80BD", "#CCEBC5", "#FFED6F")


## code

targetmatvec=unlist(targetmat)+1
yrange=range(targetmatvec[targetmatvec>0]);
# yrange[1]=1; # set the minimum value to 1
for(i in 1:length(targetmat)){
  vali=targetmat[[i]]+1;
  if(i==1){
    plot(1:length(vali),vali,type='b',las=1,pch=20,main=paste('sgRNAs in',targetgene),ylab='Read counts',xlab='Samples',xlim=c(0.7,length(vali)+0.3),ylim = yrange,col=colors[(i %% length(colors))],xaxt='n',log='y')
    axis(1,at=1:length(vali),labels=(collabel),las=2)
    # lines(0:100,rep(1,101),col='black');
  }else{
    lines(1:length(vali),vali,type='b',pch=20,col=colors[(i %% length(colors))])
  }
}




# parameters
# Do not modify the variables beginning with "__"
targetmat=list(c(9796.462335226439,4799.362866838702),c(8637.438153593059,2983.8144139227456),c(6367.050597795334,2294.741804171523),c(5674.885689324558,1937.2041293006062),c(11334.606576272607,3517.799253015674),c(13119.720456021962,6287.091062015869))
targetgene="SOX9"
collabel=c("S17_MNSC503_F1","S18_MNSC503_F2")

# set up color using RColorBrewer
#library(RColorBrewer)
#colors <- brewer.pal(length(targetgenelist), "Set1")

colors=c( "#E41A1C", "#377EB8", "#4DAF4A", "#984EA3", "#FF7F00",  "#A65628", "#F781BF",
          "#999999", "#66C2A5", "#FC8D62", "#8DA0CB", "#E78AC3", "#A6D854", "#FFD92F", "#E5C494", "#B3B3B3", 
          "#8DD3C7", "#FFFFB3", "#BEBADA", "#FB8072", "#80B1D3", "#FDB462", "#B3DE69", "#FCCDE5",
          "#D9D9D9", "#BC80BD", "#CCEBC5", "#FFED6F")


## code

targetmatvec=unlist(targetmat)+1
yrange=range(targetmatvec[targetmatvec>0]);
# yrange[1]=1; # set the minimum value to 1
for(i in 1:length(targetmat)){
  vali=targetmat[[i]]+1;
  if(i==1){
    plot(1:length(vali),vali,type='b',las=1,pch=20,main=paste('sgRNAs in',targetgene),ylab='Read counts',xlab='Samples',xlim=c(0.7,length(vali)+0.3),ylim = yrange,col=colors[(i %% length(colors))],xaxt='n',log='y')
    axis(1,at=1:length(vali),labels=(collabel),las=2)
    # lines(0:100,rep(1,101),col='black');
  }else{
    lines(1:length(vali),vali,type='b',pch=20,col=colors[(i %% length(colors))])
  }
}




# parameters
# Do not modify the variables beginning with "__"
targetmat=list(c(12674.525186254374,2043.0724278338128),c(14358.901450216903,2375.536031999497),c(13569.248526468553,2402.467441275488),c(8505.287732883458,3282.8459238147857),c(10427.968034191168,2184.230159211422),c(20104.195150575266,3678.4590393862422))
targetgene="mKate2"
collabel=c("S17_MNSC503_F1","S18_MNSC503_F2")

# set up color using RColorBrewer
#library(RColorBrewer)
#colors <- brewer.pal(length(targetgenelist), "Set1")

colors=c( "#E41A1C", "#377EB8", "#4DAF4A", "#984EA3", "#FF7F00",  "#A65628", "#F781BF",
          "#999999", "#66C2A5", "#FC8D62", "#8DA0CB", "#E78AC3", "#A6D854", "#FFD92F", "#E5C494", "#B3B3B3", 
          "#8DD3C7", "#FFFFB3", "#BEBADA", "#FB8072", "#80B1D3", "#FDB462", "#B3DE69", "#FCCDE5",
          "#D9D9D9", "#BC80BD", "#CCEBC5", "#FFED6F")


## code

targetmatvec=unlist(targetmat)+1
yrange=range(targetmatvec[targetmatvec>0]);
# yrange[1]=1; # set the minimum value to 1
for(i in 1:length(targetmat)){
  vali=targetmat[[i]]+1;
  if(i==1){
    plot(1:length(vali),vali,type='b',las=1,pch=20,main=paste('sgRNAs in',targetgene),ylab='Read counts',xlab='Samples',xlim=c(0.7,length(vali)+0.3),ylim = yrange,col=colors[(i %% length(colors))],xaxt='n',log='y')
    axis(1,at=1:length(vali),labels=(collabel),las=2)
    # lines(0:100,rep(1,101),col='black');
  }else{
    lines(1:length(vali),vali,type='b',pch=20,col=colors[(i %% length(colors))])
  }
}



dev.off()
Sweave("S3A_c0_t1_summary.Rnw");
library(tools);

texi2dvi("S3A_c0_t1_summary.tex",pdf=TRUE);
